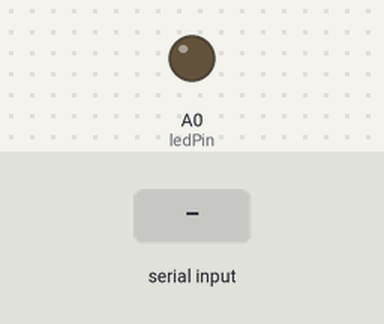
The sketch below on a simulated Arduino Uno, built with avr-gcc and run on an emulated ATmega328P. Parts: output pins drawn as LEDs (lit = HIGH). Inputs (shaded band) come from the test bench.

Above: at 1.2 s.
1.3 s: "2" received over Serial
At 1.9 s:
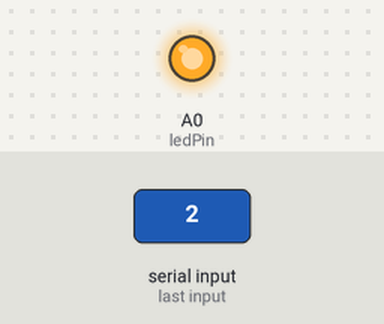
2.8 s: "0" received over Serial
At 4.0 s:
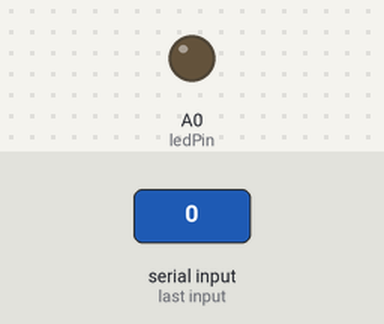
4.3 s: "3" received over Serial
At 5.4 s:
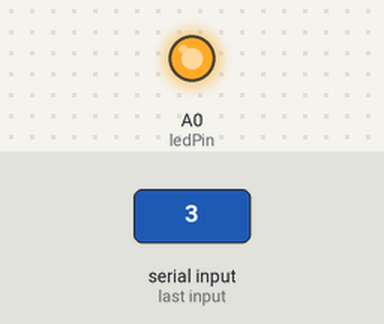
Timing chart, 0 to 7.3 s (numbered marks = the images above; inputs shaded):
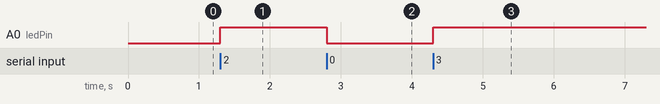

The sketch:

exp_9.ino
```cpp
int ledPin = A0; // Pin for the LED

void setup() {
  Serial.begin(9600);
  pinMode(ledPin, OUTPUT); // Initialize LED pin as output
}

void loop() {
  if (Serial.available() > 0) {
    char brightnessLevel = Serial.read();
    switch (brightnessLevel) {
      case '0':
        analogWrite(ledPin, 0); // 0% brightness
        break;
      case '1':
        analogWrite(ledPin, 64); // 25% brightness
        break;
      case '2':
        analogWrite(ledPin, 128); // 50% brightness
        break;
      case '3':
        analogWrite(ledPin, 192); // 75% brightness
        break;
      case '4':
        analogWrite(ledPin, 255); // 100% brightness
        break;
    }
  }
}
```

Measured:
- after the input at 1.3 s, A0 (ledPin): LOW → HIGH at once
- after the input at 2.8 s, A0 (ledPin): HIGH → LOW at once
- after the input at 4.3 s, A0 (ledPin): LOW → HIGH at once
